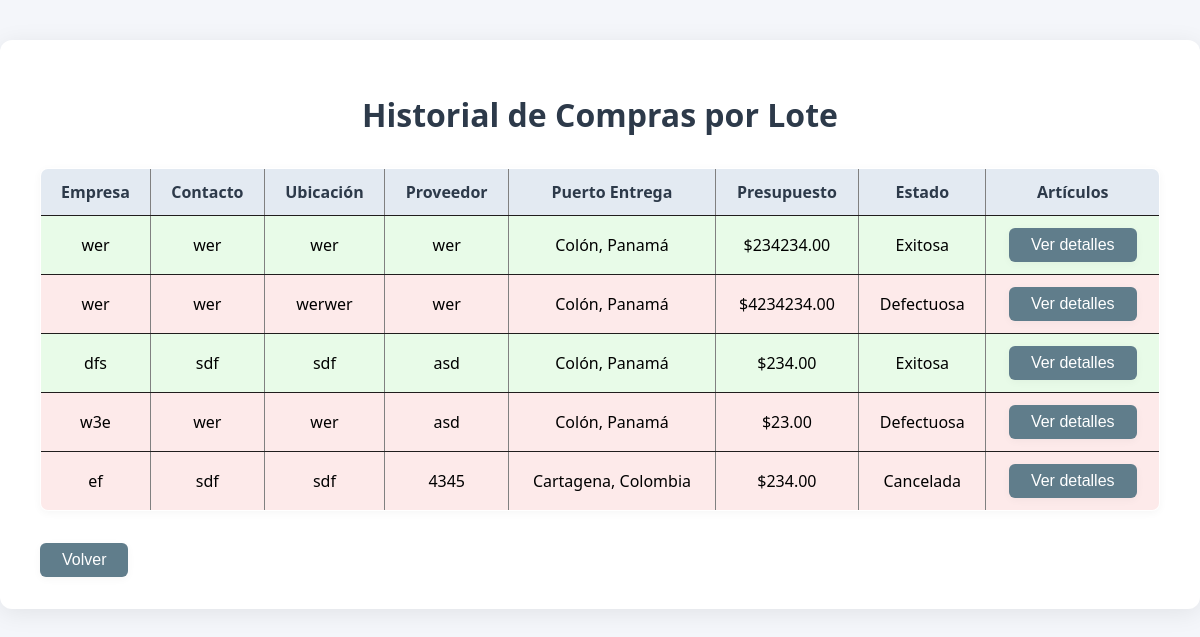
The page /compras/historial/ on the database as committed earlier.
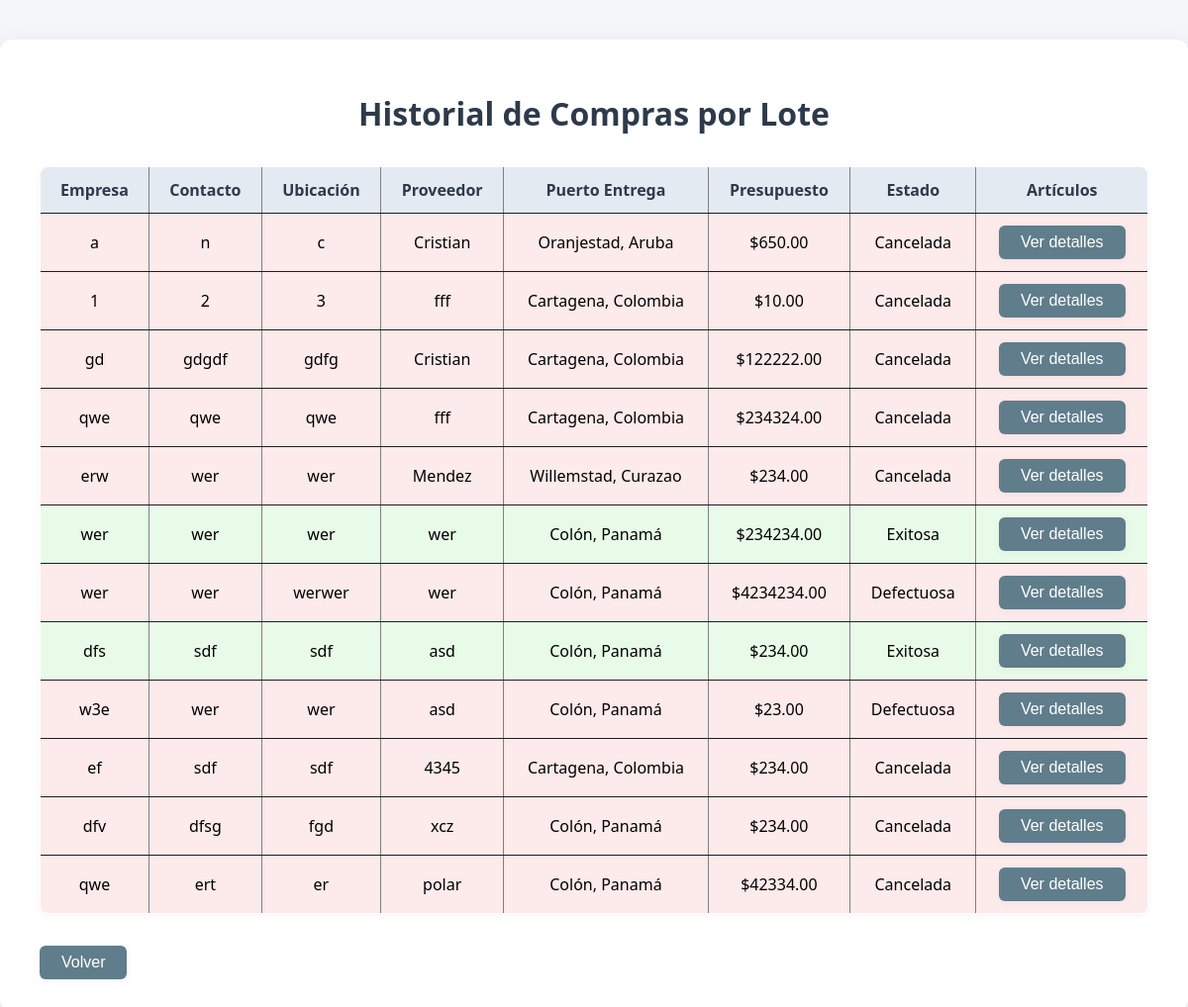
The same page on the database as committed later.
### compras/models.py (models this page shows)
class CompraLote(models.Model):
    ESTADO_CHOICES = [
        ('registrada', 'Registrada'),
        ('espera_revision', 'En espera por revisión'),
        ('exitosa', 'Exitosa'),
        ('defectuosa', 'Defectuosa'),
        ('cancelada', 'Cancelada'),
    ]
    empresa_nombre = models.CharField(max_length=100)
    empresa_contacto = models.CharField(max_length=100)
    empresa_ubicacion = models.CharField(max_length=100)
    proveedor = models.ForeignKey('Proveedores', on_delete=models.PROTECT)
    puerto_entrega = models.CharField(max_length=100)
    notas_compra = models.TextField(blank=True)
    presupuesto_lote = models.DecimalField(max_digits=15, decimal_places=2)
    estado = models.CharField(max_length=20, choices=ESTADO_CHOICES, default='registrada')
    fecha = models.DateTimeField(auto_now_add=True)
    solicitud = models.ForeignKey('SolicitudSubtipo', null=True, blank=True, on_delete=models.SET_NULL, related_name='lotes')

class Proveedores(models.Model):
    paises= [
    ]
    TIPO_CHOICES = [
        ('COMIDA', 'Comida'),
        ('BIENES', 'Bienes'),
    ]
    SUBTIPO_CHOICES = [
        ('CADUCABLE', 'Caducable'),
        ('NO_CADUCABLE', 'No caducable'),
        ('REFRIGERADO', 'Refrigerado'),
        ('NO_REFRIGERADO', 'No refrigerado'),
        ('BEBIDA', 'Bebida'),
        ('LICOR', 'Licor'),
        ('REPUESTOS', 'Repuestos'),
        ('LIMPIEZA', 'Materiales de limpieza'),
        ('MEDICOS', 'Materiales médicos'),
        ('ACTIVOS', 'Bienes activos'),
    ]
    name = models.CharField(max_length=100)
    service_or_product = models.CharField(max_length=100)
    categorie = models.CharField(max_length=100)
    contact = models.CharField(max_length=100)
    countries = models.ManyToManyField(Paises)
    sucursal = models.CharField(max_length=100)
    tipo = models.CharField(max_length=20, choices=TIPO_CHOICES, default='BIENES')
    subtipo = models.CharField(max_length=20, choices=SUBTIPO_CHOICES, blank=True, null=True)

### compras/views.py (the view)
# urls.py: path('compras/historial/', historial_compras_view, name='historial_compras'),
def historial_compras_view(request):
    from .models import Compra, CompraLote
    compras = Compra.objects.filter(estado__in=['exitosa', 'cancelada']).order_by('-fecha')
    compras_lote = CompraLote.objects.filter(estado__in=['exitosa', 'defectuosa', 'cancelada']).order_by('-fecha')
    return render(request, 'historial_compras.html', {'compras_lote': compras_lote})

### compras/templates/historial_compras.html (shortened to what this page needs)
{% load static %}
<!DOCTYPE html>
<html lang="es">
<head>
    <link rel="stylesheet" href="{% static 'styles/styles_compras.css' %}">
    <link rel="stylesheet" href="{% static 'styles/historial_compras.css' %}">
</head>
<body>
    <div class="container">
        <h1>Historial de Compras por Lote</h1>
        <table border="1">
            <thead>
                <tr>
                    <th>Empresa</th>
                    <th>Contacto</th>
                    <th>Ubicación</th>
                    <th>Proveedor</th>
                    <th>Puerto Entrega</th>
                    <th>Presupuesto</th>
                    <th>Estado</th>
                    <th>Artículos</th>
                </tr>
            </thead>
            <tbody>
                {% for compra in compras_lote %}
                <tr class="{% if compra.get_estado_display|lower == 'exitosa' %}estado-exitosa{% elif compra.get_estado_display|lower == 'defectuosa' %}estado-defectuosa{% elif compra.get_estado_display|lower == 'cancelada' %}estado-cancelada{% endif %}">
                    <td>{{ compra.empresa_nombre }}</td>
                    <td>{{ compra.empresa_contacto }}</td>
                    <td>{{ compra.empresa_ubicacion }}</td>
                    <td>{{ compra.proveedor.name }}</td>
                    <td>{{ compra.puerto_entrega }}</td>
                    <td>${{ compra.presupuesto_lote }}</td>
                    <td>{{ compra.get_estado_display }}</td>
                    <td>
                        <a href="{% url 'detalle_compra_lote' compra.id %}?from=historial"><button>Ver detalles</button></a>
                    </td>
                </tr>
                {% empty %}
                <tr><td colspan="10">No hay compras por lote procesadas.</td></tr>
                {% endfor %}
            </tbody>
        </table>
    <a href="{% url 'dashboard' %}"><button>Volver</button></a>
    </div>
</body>
</html>

Rows that differ between the two databases and show on the page:
added CompraLote: empresa_nombre "a", empresa_contacto "n", empresa_ubicacion "c", proveedor.name "Cristian", puerto_entrega "Oranjestad, Aruba", presupuesto_lote "650.00", estado "Cancelada"
added CompraLote: empresa_nombre "1", empresa_contacto "2", empresa_ubicacion "3", proveedor.name "fff", puerto_entrega "Cartagena, Colombia", presupuesto_lote "10.00", estado "Cancelada"
added CompraLote: empresa_nombre "gd", empresa_contacto "gdgdf", empresa_ubicacion "gdfg", proveedor.name "Cristian", puerto_entrega "Cartagena, Colombia", presupuesto_lote "122222.00", estado "Cancelada"
now on this page (row edited): CompraLote: empresa_nombre "qwe", empresa_contacto "qwe", empresa_ubicacion "qwe", proveedor.name "fff", puerto_entrega "Cartagena, Colombia", presupuesto_lote "234324.00", estado "Cancelada"
now on this page (row edited): CompraLote: empresa_nombre "erw", empresa_contacto "wer", empresa_ubicacion "wer", proveedor.name "Mendez", puerto_entrega "Willemstad, Curazao", presupuesto_lote "234.00", estado "Cancelada"
now on this page (row edited): CompraLote: empresa_nombre "dfv", empresa_contacto "dfsg", empresa_ubicacion "fgd", proveedor.name "xcz", puerto_entrega "Colón, Panamá", presupuesto_lote "234.00", estado "Cancelada"
now on this page (row edited): CompraLote: empresa_nombre "qwe", empresa_contacto "ert", empresa_ubicacion "er", proveedor.name "polar", puerto_entrega "Colón, Panamá", presupuesto_lote "42334.00", estado "Cancelada"
